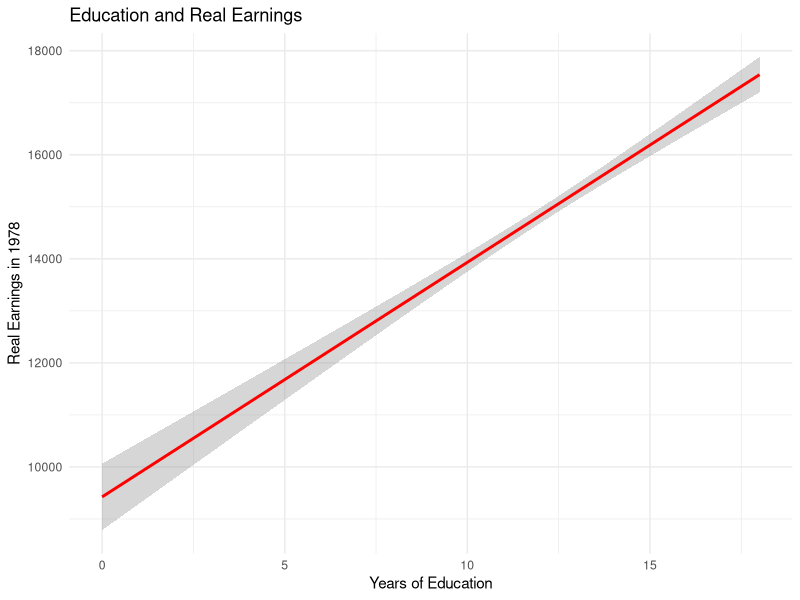
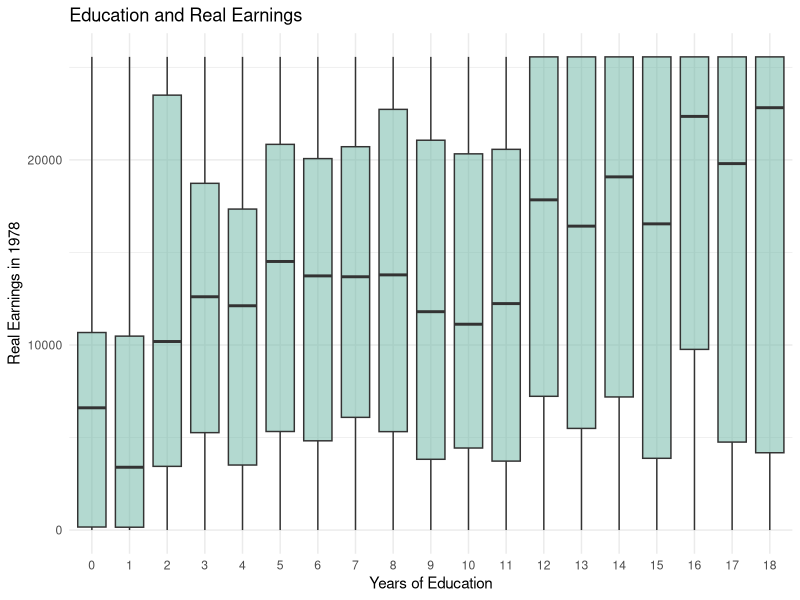
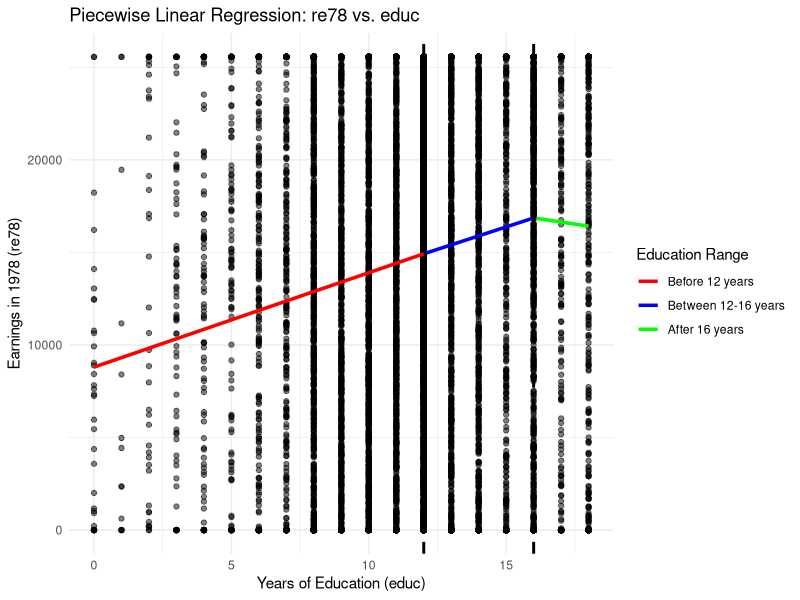
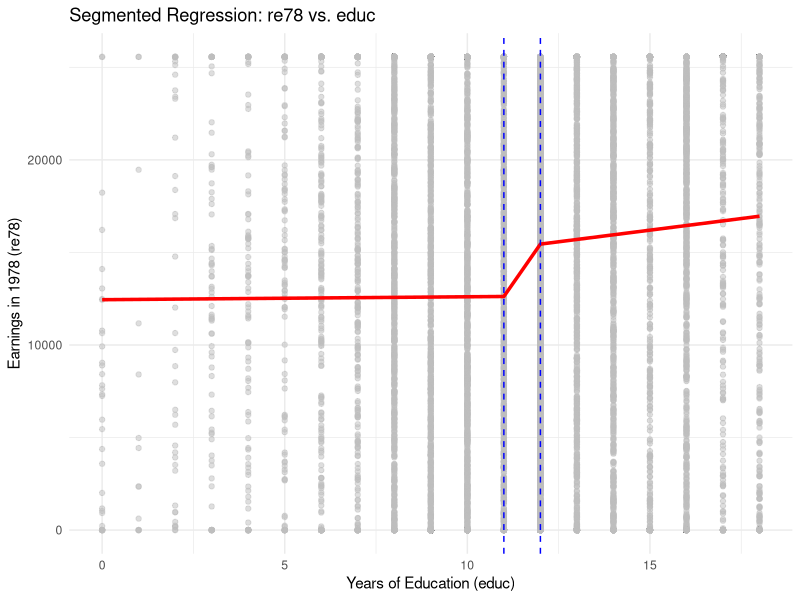

Reproduce these figures in R, in order.
#Set working directory
#getwd()
#setwd("./Documents/R-for-Econometrics")

# Read .dta data
library(haven)
library(dplyr)
library(broom)
library(ggplot2)
library(segmented)
data <- read_dta("lalonde2.dta")


#Q1
covariates <- c("age", "educ", "black", "married", "nodegree", "hisp", "kids18", "kidmiss", "re74")


temp <- data %>% filter (sample == 2 & treated == 1)
print(temp)

data <- data %>%
  mutate(group = case_when(
    treated == 1 & sample == 1 ~ "Treated_NSW",
    treated == 0 & sample == 1 ~ "Comparison_NSW",
    sample == 2 ~ "Comparison_CPS",
    TRUE ~ "Other"
  ))


table <- data %>%
  group_by(group) %>%
  filter(group != "Other") %>%
  summarise(across(all_of(covariates), list(
    mean = \(x) mean(x, na.rm = TRUE),
    sd = \(x) sd(x, na.rm = TRUE)
  )))

print(table)


#Q2
data_filtered <- data %>%
  filter(group %in% c("Treated_NSW", "Comparison_CPS"))

model_no_cov <- lm(re78 ~ treated, data = data_filtered)  
formula <- as.formula(paste("re78 ~ treated +", paste(covariates, collapse = " + ")))
model_with_cov <- lm(formula, data = data_filtered)

summary(model_no_cov)
summary(model_with_cov)


#Q3
data_cps <- data %>%
  filter(group == "Comparison_CPS") 


ggplot(data_cps, aes(x = educ, y = re78)) +
  geom_smooth(method = "lm", color = "red", se = TRUE) +  # Regression line with confidence interval
  theme_minimal() +
  labs(title = "Education and Real Earnings",
       x = "Years of Education",
       y = "Real Earnings in 1978")


ggplot(data_cps, aes(x = factor(educ), y = re78)) +  # 
  geom_boxplot(outlier.shape = NA, fill = "#69b3a2", alpha = 0.5) + 
  theme_minimal() +
  labs(title = "Education and Real Earnings",
       x = "Years of Education",
       y = "Real Earnings in 1978")

# Q4

# Create piecewise terms
data_cps$edu_above12 <- pmax(0, data_cps$educ - 12)
data_cps$edu_above16 <- pmax(0, data_cps$educ - 16)

model <- lm(re78 ~ educ + edu_above12 + edu_above16, data = data_cps)
summary(model)

# Plot the results
# Get model coefficients
coeffs <- coef(model)
intercept <- coeffs[1]
slope1 <- coeffs[2]  # Slope before 12 years
slope2 <- slope1 + coeffs[3]  # Slope between 12 and 16 years
slope3 <- slope2 + coeffs[4]  # Slope after 16 years
# Generate predictions for each segment separately

educ_seq <- seq(min(data_cps$educ), max(data_cps$educ), by = 0.1)

# Create a data frame for segmented predictions
pred_df <- data.frame(
  educ = educ_seq,
  segment = factor(
    case_when(
      educ_seq <= 12 ~ "Before 12 years",
      educ_seq > 12 & educ_seq <= 16 ~ "Between 12-16 years",
      educ_seq > 16 ~ "After 16 years"
    ),
    levels = c("Before 12 years", "Between 12-16 years", "After 16 years")
  ),
  re78 = case_when(
    educ_seq <= 12 ~ intercept + slope1 * educ_seq,
    educ_seq > 12 & educ_seq <= 16 ~ (intercept + slope1 * 12) + slope2 * (educ_seq - 12),
    educ_seq > 16 ~ (intercept + slope1 * 12 + slope2 * 4) + slope3 * (educ_seq - 16)
  )
)

# Plot the segmented piecewise regression with different colors
ggplot(data_cps, aes(x = educ, y = re78)) +
  geom_point(alpha = 0.5) +  # Scatter plot of data points
  geom_line(data = pred_df, aes(x = educ, y = re78, color = segment), size = 1.2) +  # Color-coded piecewise line
  geom_vline(xintercept = c(12, 16), linetype = "dashed", color = "black", size = 1) +  # Threshold markers
  scale_color_manual(values = c("Before 12 years" = "red", 
                                "Between 12-16 years" = "blue", 
                                "After 16 years" = "green")) +  # Custom segment colors
  labs(title = "Piecewise Linear Regression: re78 vs. educ",
       x = "Years of Education (educ)",
       y = "Earnings in 1978 (re78)",
       color = "Education Range") +
  theme_minimal()


########## Use Package "Segmented": automatic choose breakpoints


base_model <- lm(re78 ~ educ, data = data_cps)
seg_model <- segmented(base_model, seg.Z = ~educ, psi = c(12, 16))
summary(seg_model)

data_cps$predicted <- predict(seg_model)
breakpoints <- seg_model$psi[, "Est."]

ggplot(data_cps, aes(x = educ, y = re78)) +
  geom_point(alpha = 0.5, color = "grey") +  
  geom_line(aes(y = predicted), color = "red", size = 1.2) +  
  geom_vline(xintercept = breakpoints, linetype = "dashed", color = "blue") + 
  labs(title = "Segmented Regression: re78 vs. educ",
       x = "Years of Education (educ)",
       y = "Earnings in 1978 (re78)") +
  theme_minimal()
